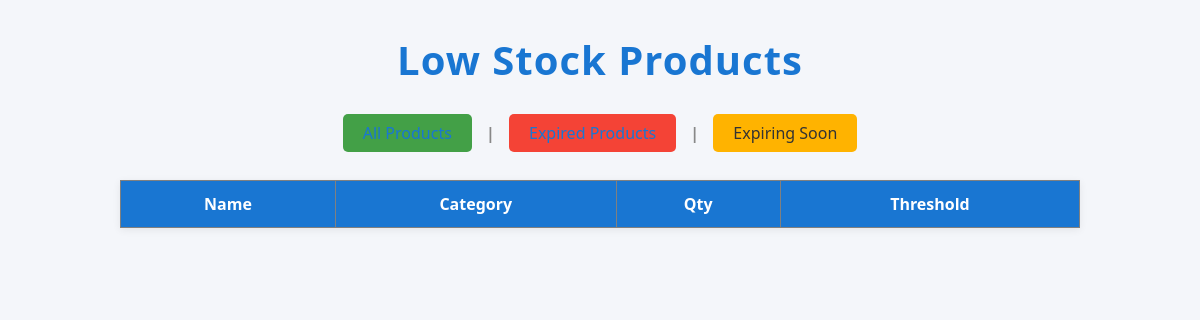
/low-stock/ (signed in), run on an earlier commit of the app's database.
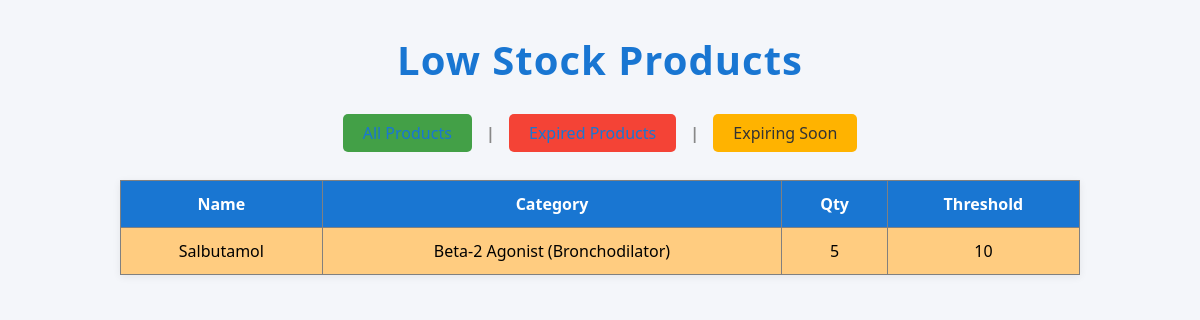
And on a later commit of the database.
### inventory/models.py (models this page shows, shortened)
class Product(models.Model):
    name = models.CharField(max_length=100)
    category = models.CharField(max_length=50)
    quantity = models.PositiveIntegerField()
    expiry_date = models.DateField()
    price = models.DecimalField(max_digits=10, decimal_places=2, default=0.00)
    low_stock_threshold = models.PositiveIntegerField(default=10)
    supplier = models.ForeignKey(Supplier, on_delete=models.SET_NULL, null=True, blank=True)
    image = models.ImageField(upload_to='products/', blank=True, null=True)
    barcode = models.ImageField(upload_to='barcodes/', blank=True)
    @property
    def is_low_stock(self):
        return self.quantity < self.low_stock_threshold

### inventory/views.py (the view)
# urls.py: path('low-stock/', views.low_stock_products, name='low_stock'),
@admin_required
def low_stock_products(request):
    products = [p for p in Product.objects.all() if p.is_low_stock]
    return render(request, 'inventory/low_stock_products.html', {'products': products})

### inventory/views.py (called while the page is built)
def admin_required(view_func):
    decorated_view_func = login_required(user_passes_test(lambda u: u.is_staff)(view_func))
    return decorated_view_func

### inventory/templates/inventory/low_stock_products.html (shortened to what this page needs)
<!DOCTYPE html>
{% load static %}
<html>
<head>
    <link rel="stylesheet" href="{% static 'styles.css' %}">
</head>
<body>
    <h1 class="main-title">Low Stock Products</h1>
    <div class="nav-links">
        <a href="{% url 'product_list' %}" class="nav-btn">All Products</a>
        <span class="divider">|</span>
        <a href="{% url 'expired_products' %}" class="nav-btn expired">Expired Products</a>
        <span class="divider">|</span>
        <a href="{% url 'expiring_soon' %}" class="nav-btn expiring">Expiring Soon</a>
    </div>
    <table border="1">
        <tr>
            <th>Name</th>
            <th>Category</th>
            <th>Qty</th>
            <th>Threshold</th>
        </tr>
        {% for product in products %}
        <tr style="background-color: #ffcc80;">
            <td>{{ product.name }}</td>
            <td>{{ product.category }}</td>
            <td>{{ product.quantity }}</td>
            <td>{{ product.low_stock_threshold }}</td>
        </tr>
        {% endfor %}
    </table>
</body>
</html>

What changed in the data, as far as the page shows it:
now on this page (row edited): Product: name "Salbutamol", category "Beta-2 Agonist (Bronchodilator)", quantity "5", low_stock_threshold "10"
